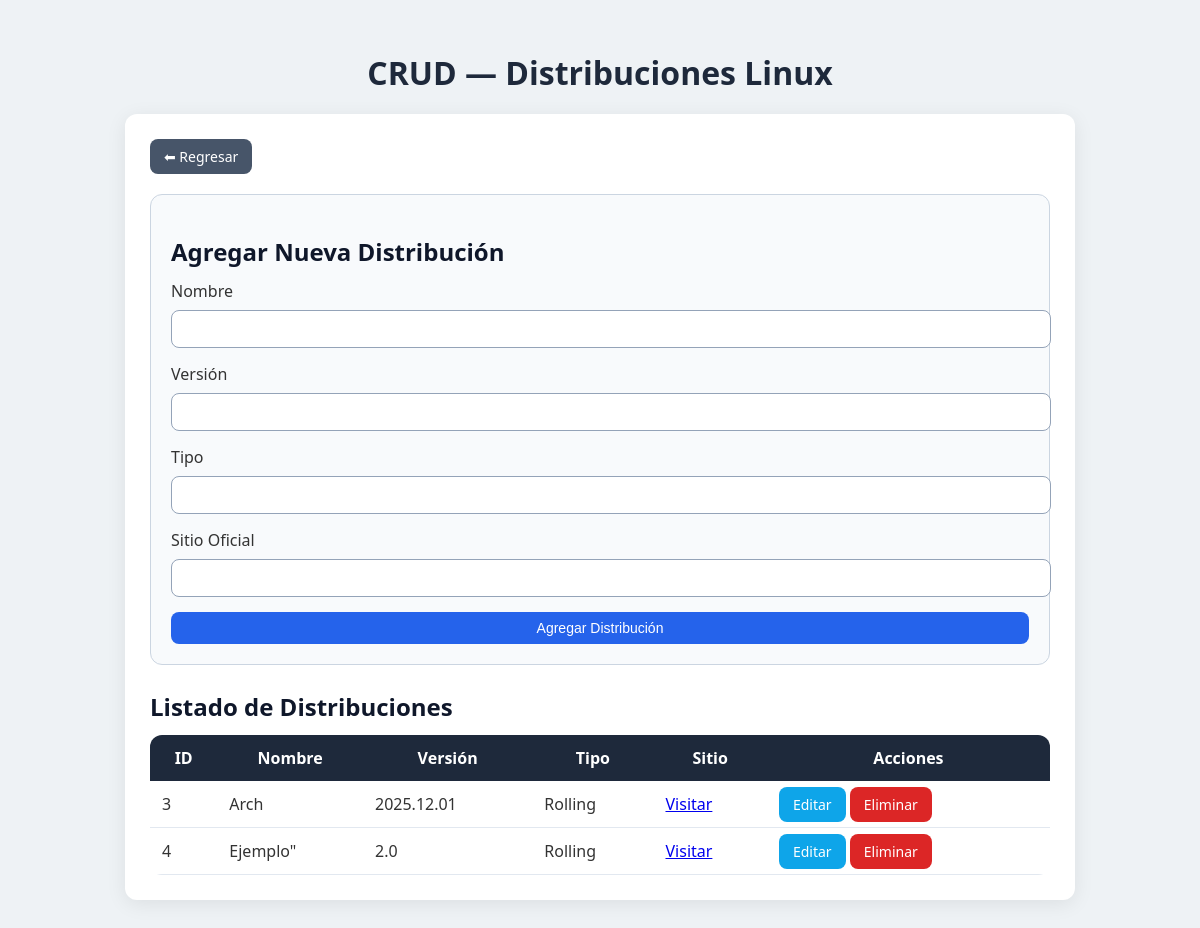
The page /PaginaLinux/crudDistro.php on the database its author committed.
### tables this page shows
CREATE TABLE `DistribucionLinux` (
  `id_distribucion` int(11) NOT NULL,
  `nombre` varchar(100) NOT NULL,
  `version` varchar(50) DEFAULT NULL,
  `tipo` varchar(50) DEFAULT NULL,
  `sitio_oficial` varchar(255) DEFAULT NULL
);

### PaginaLinux/crudDistro.php (the view, shortened to what this page needs)
<?php
$host = "127.0.0.1";
$user = "root";
$pass = "";
$db   = "tiendalinux";
$conexion = new mysqli($host, $user, $pass, $db);
$editando = false;
$registroEditar = null;
?>
<!DOCTYPE html>
<html lang="es">
<head>
</head>
<body>
  <h1>CRUD — Distribuciones Linux</h1>
  <div class="container">
    <a href="index.php" class="btn btn-back">⬅ Regresar</a>
    <div class="card">
      <h2><?= $editando ? "Editar Distribución" : "Agregar Nueva Distribución"; ?></h2>
      <form method="POST">
        <label>Nombre</label>
        <input type="text" name="nombre" required
          value="<?= $editando ? $registroEditar['nombre'] : '' ?>">
        <label>Versión</label>
        <input type="text" name="version" required
          value="<?= $editando ? $registroEditar['version'] : '' ?>">
        <label>Tipo</label>
        <input type="text" name="tipo" required
          value="<?= $editando ? $registroEditar['tipo'] : '' ?>">
        <label>Sitio Oficial</label>
        <input type="url" name="sitio_oficial" required
          value="<?= $editando ? $registroEditar['sitio_oficial'] : '' ?>">
        <?php if ($editando): ?>
          <button class="btn btn-edit" name="actualizar">Actualizar</button>
        <?php else: ?>
          <button class="btn btn-add" name="agregar">Agregar Distribución</button>
        <?php endif; ?>
      </form>
    </div>
    <h2>Listado de Distribuciones</h2>
    <table>
      <tr>
        <th>ID</th>
        <th>Nombre</th>
        <th>Versión</th>
        <th>Tipo</th>
        <th>Sitio</th>
        <th>Acciones</th>
      </tr>
      <?php
      $result = $conexion->query("SELECT * FROM DistribucionLinux");
      while ($row = $result->fetch_assoc()):
      ?>
        <tr>
          <td><?= $row["id_distribucion"] ?></td>
          <td><?= $row["nombre"] ?></td>
          <td><?= $row["version"] ?></td>
          <td><?= $row["tipo"] ?></td>
          <td><a href="<?= $row["sitio_oficial"] ?>" target="_blank">Visitar</a></td>
          <td>
            <a class="btn btn-edit" href="?editar=<?= $row['id_distribucion'] ?>">Editar</a>
            <a class="btn btn-delete" href="?eliminar=<?= $row['id_distribucion'] ?>" onclick="return confirm('¿Seguro de eliminar?')">Eliminar</a>
          </td>
        </tr>
      <?php endwhile; ?>
    </table>
  </div>
</body>
</html>

### PaginaLinux/crudDistro.php (style rules this page uses)
body { font-family: "Segoe UI", sans-serif; background: #eef2f5; margin: 0; padding: 30px; color: #333; }
h1 { text-align: center; margin-bottom: 20px; color: #1e293b; font-size: 32px; }
.container { max-width: 900px; margin: auto; background: #ffffff; padding: 25px; border-radius: 12px; box-shadow: 0 4px 20px rgba(0, 0, 0, 0.08); }
.card { background: #f8fafc; padding: 20px; border-radius: 12px; border: 1px solid #cbd5e1; margin-bottom: 25px; }
h2 { color: #0f172a; margin-bottom: 12px; }
form input { width: 100%; padding: 10px; margin: 8px 0 15px; border-radius: 8px; border: 1px solid #94a3b8; background: #ffffff; font-size: 14px; }
.btn { padding: 8px 14px; border: none; border-radius: 8px; cursor: pointer; text-decoration: none; color: white; font-size: 14px; }
.btn-add { background: #2563eb; width: 100%; }
.btn-edit { background: #0ea5e9; }
.btn-delete { background: #dc2626; }
.btn-back { background: #475569; margin-bottom: 20px; display: inline-block; }
table { width: 100%; border-collapse: collapse; border-radius: 12px; overflow: hidden; }
table th { background: #1e293b; color: white; padding: 12px; }
table td { padding: 12px; border-bottom: 1px solid #e2e8f0; }

### rows shown on the page
distribucionlinux: id_distribucion "3", nombre "Arch", version "2025.12.01", tipo "Rolling"
distribucionlinux: id_distribucion "4", nombre "Ejemplo\"", version "2.0", tipo "Rolling"
